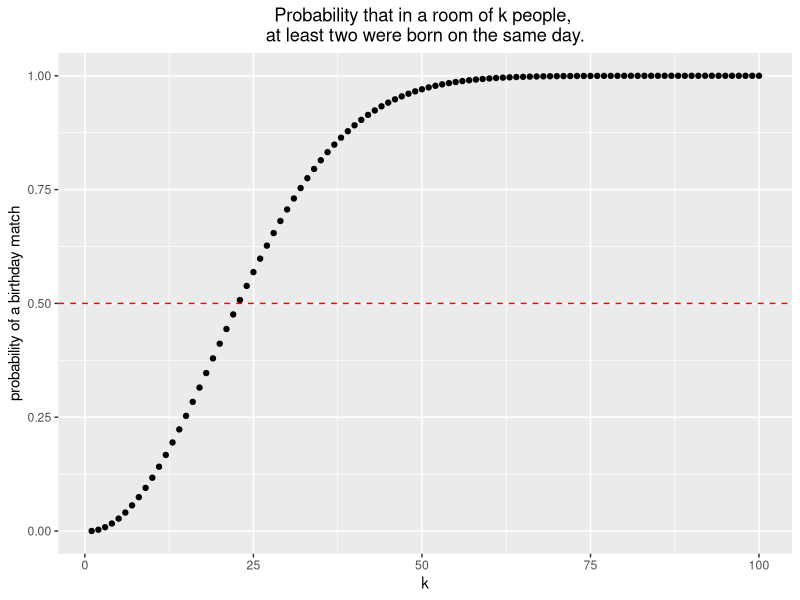
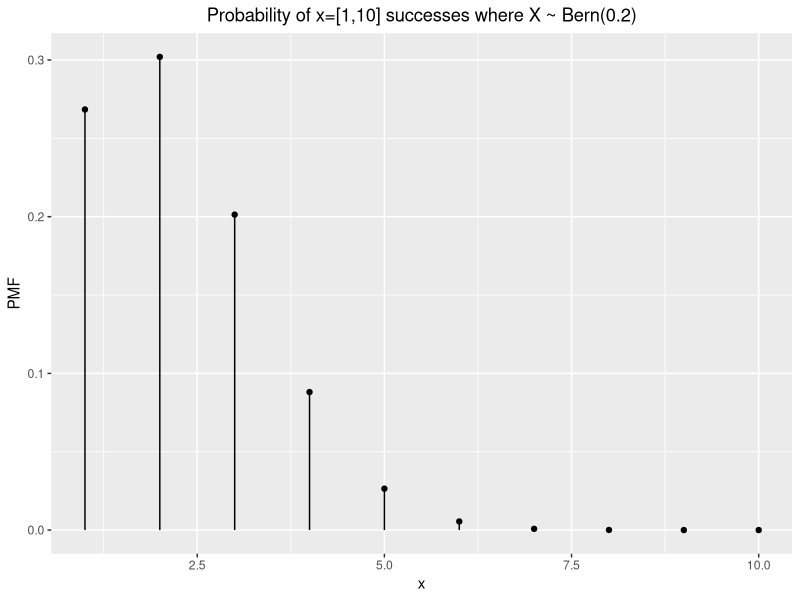
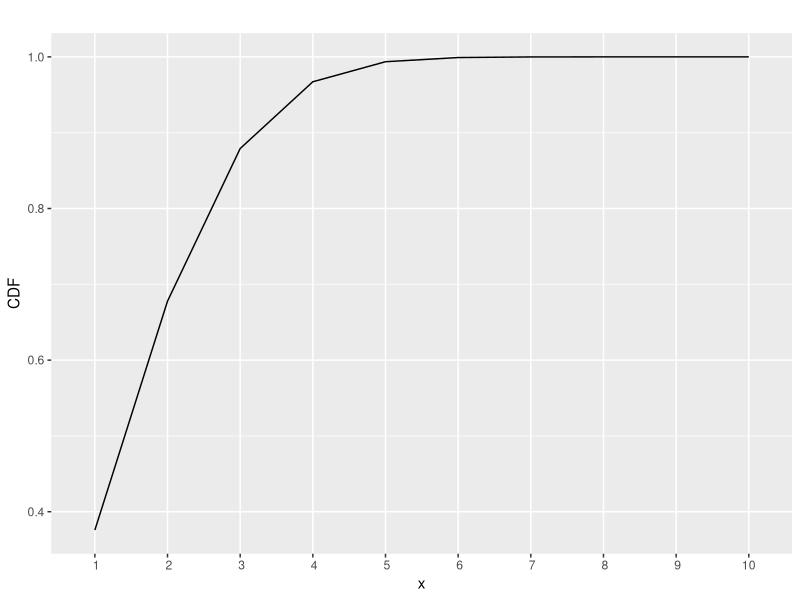

The R script that drew these images, in order:
## ---- chunk 1
knitr::opts_chunk$set(echo = TRUE)

library(ggplot2)
library(knitr)
## ---- chunk 2
binom_prob <- function(k){1-prod((365-k+1):365)/(365^k)}

chap1.1 <- function() {
  k <- 1:100
  p <- sapply(k, binom_prob)
  
  df <- data.frame(k=k, p=p)
  g <- ggplot(df, aes(x=k, y=p)) +
    geom_point() +
    xlab("k") + ylab("probability of a birthday match") +
    geom_hline(yintercept=0.50, linetype="dashed", color = "red") +
    theme(plot.title = element_text(hjust = 0.5)) +
    labs(title="Probability that in a room of k people, \nat least two were born on the same day.")
  g
}

chap1.1()
## ---- chunk 3
chap3.1 <- function(){
  # Prob x=1:5 where X ~ Bin(5, 0.2)
  x <- 1:10
  y <- dbinom(x, 10, 0.2)
  
  df <- data.frame(x=x, y=y)
  g <- ggplot(df, aes(x=x, y=y)) +
    geom_point() +
    geom_linerange(aes(x=x, ymax=y, ymin=0)) +
    ylab("PMF") +
    theme(plot.title = element_text(hjust = 0.5)) +
    labs(title="Probability of x=[1,10] successes where X ~ Bern(0.2)")
  g

}
chap3.1()
## ---- chunk 4
chap3.2 <- function(){
  # Prob x<1:10 where X ~ Bin(5, 0.2)
  x <- 1:10
  y <- pbinom(x, 10, 0.2)

  df <- data.frame(x=x, y=y)
  g <- ggplot(df, aes(x=x, y=y)) +
    geom_line() +
    scale_x_discrete(name="x", limits=x) +
    ylab("CDF") +
    theme(plot.title = element_text(hjust = 0.5)) +
    labs(title="")
  g

}
chap3.2()
